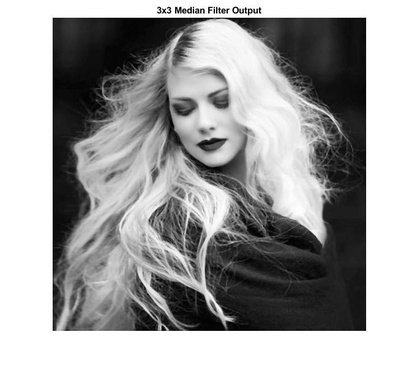
%> input picture Labs/Lab2/Source Code/3x3.jpg, 420 x 370 px, shrunk from 686 x 605 before the run
$ octave --eval "result = fthreshold('3x3.jpg');"   (GNU Octave 9; MATLAB toolbox functions it lacks are replaced by stand-ins)
%> lines starting %> are read from the running program, lines starting %| are printed output that depends on the picture; in (x1, y1, x2, y2) boxes, pixels count from 0 and x2, y2 are one past the last pixel; in counts of white or black regions, pixels touching at a corner belong together; the program's own positions count from 1
function threshold = fthreshold(image)
%> called with image = '3x3.jpg'

    I = imread(image);
%> I is the input picture: size 370x420x3 uint8; min 0, max 255, mean 160.4
    img = rgb2gray(I);
    % Initialize histogram
    H = zeros(256);

    % Calculate histogram
    [l, w] = size(I);
%> l = 370; w = 1260
    for r = 1:l
        for c = 1:w
            index = I(r, c);
            index = index + 1;
            H(index) = H(index) + 1;
        end
    end


    % Thresholding
    q = zeros(255);
    q(1) = H(1) / (l * w);
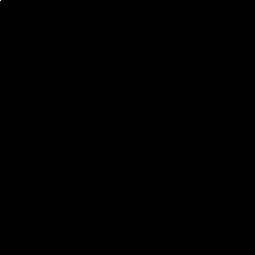
%> q: size 255x255 double; values 0 (black) and 0.00205 (white), 0% white in thin lines or dots, all inside (x1, y1, x2, y2) = (0, 0, 1, 1)
    n = zeros(255);
    u = zeros(255);
    P = zeros(255);
    max = 0;
    index = 0;

    sum = 0;
    for j = 1:256
        sum = sum + j * H(j);
    end
%> this loop made 256 passes
%> sum on passes 1 to 3: 954, 1488, 2235
%> after the loop, sum = 75099963
    sum = sum / (l * w);
%> sum = 161.1

    for i = 1:255
    %     find sigma b^2 for each
    %     pick the maximum value and use the corresponding i
    %     if (sigb^2 > th; th = sigb^2
        P = H(i + 1) / (l * w);
        q(i + 1) = P + q(i);
        n(i + 1) = ((i + 1) * P) / q(i + 1) + q(i) * n(i) / q(i + 1);
        u(i + 1) = (sum - q(i + 1) * n(i + 1)) / (1 - q(i + 1));
        s1 = q(i + 1) * (1 - q(i + 1)) * (n(i + 1) - u(i + 1));
        s = s1 ^ 2;
        if (s > max)
            max = s;
            index = i;
        end
    end
%> this loop made 255 passes
%> (P, s1, s, max) on passes 1 to 12: (0.000573, -0.421, 0.177, 0.177), (0.000534, -0.505, 0.255, 0.255), (0.000708, -0.616, 0.38, 0.38), (0.00139, -0.833, 0.694, 0.694), (0.00308, -1.31, 1.72, 1.72), (0.00497, -2.08, 4.32, 4.32), (0.00317, -2.56, 6.57, 6.57), (0.00257, -2.95, 8.73, 8.73), (0.00306, -3.42, 11.67, 11.67), (0.00476, -4.13, 17.05, 17.05), (0.00506, -4.88, 23.86, 23.86), (0.00452, -5.55, 30.84, 30.84)
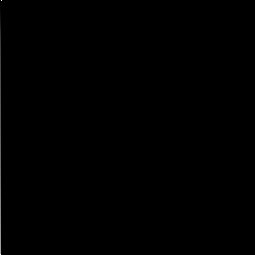
%> q: size 255x255 double; 0.39% of pixels changed, all inside (x1, y1, x2, y2) = (0, 0, 2, 255)
%> after the loop, index = 160; max = 1928.1

    threshold = index
%> threshold = 160
end
